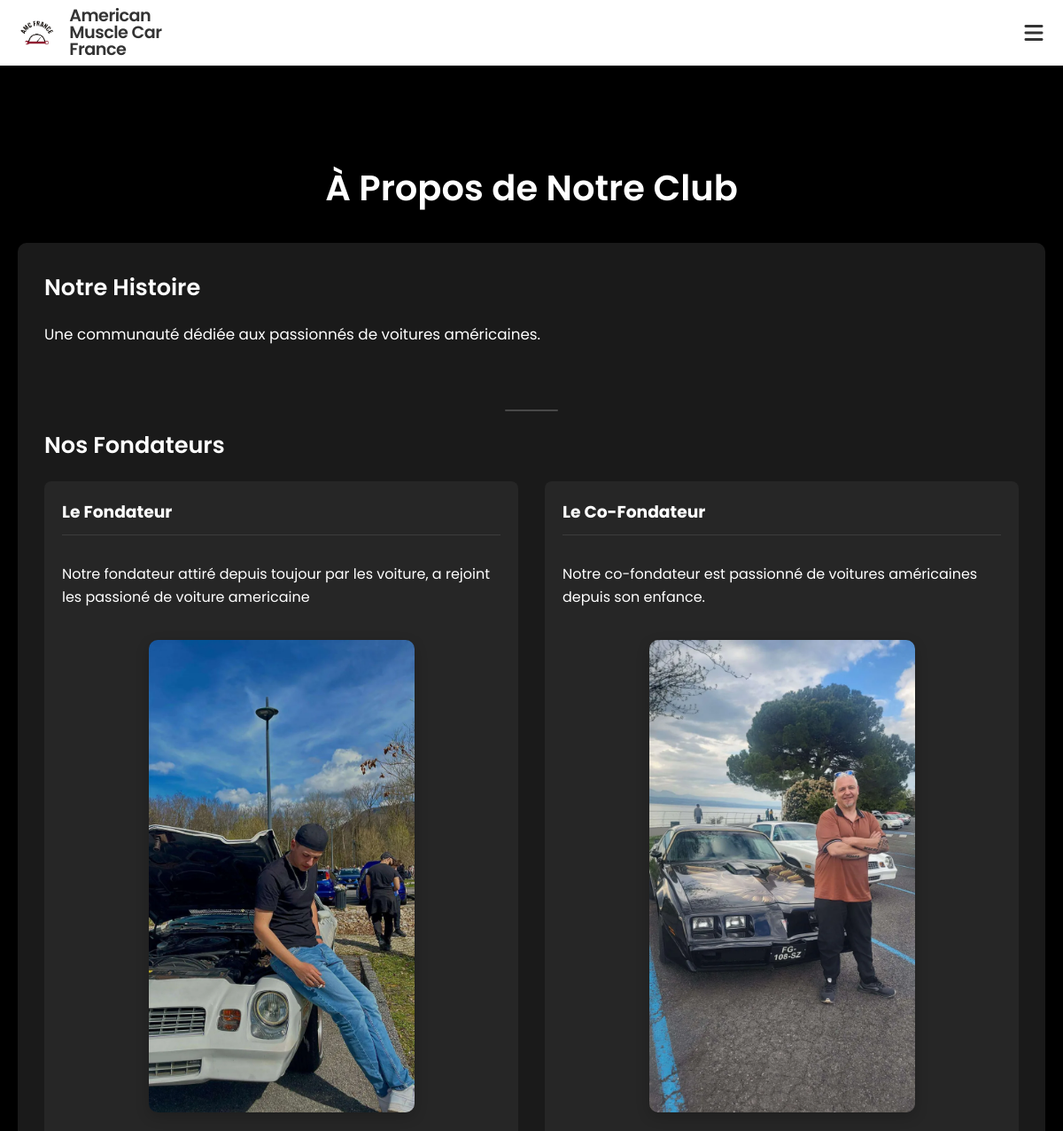
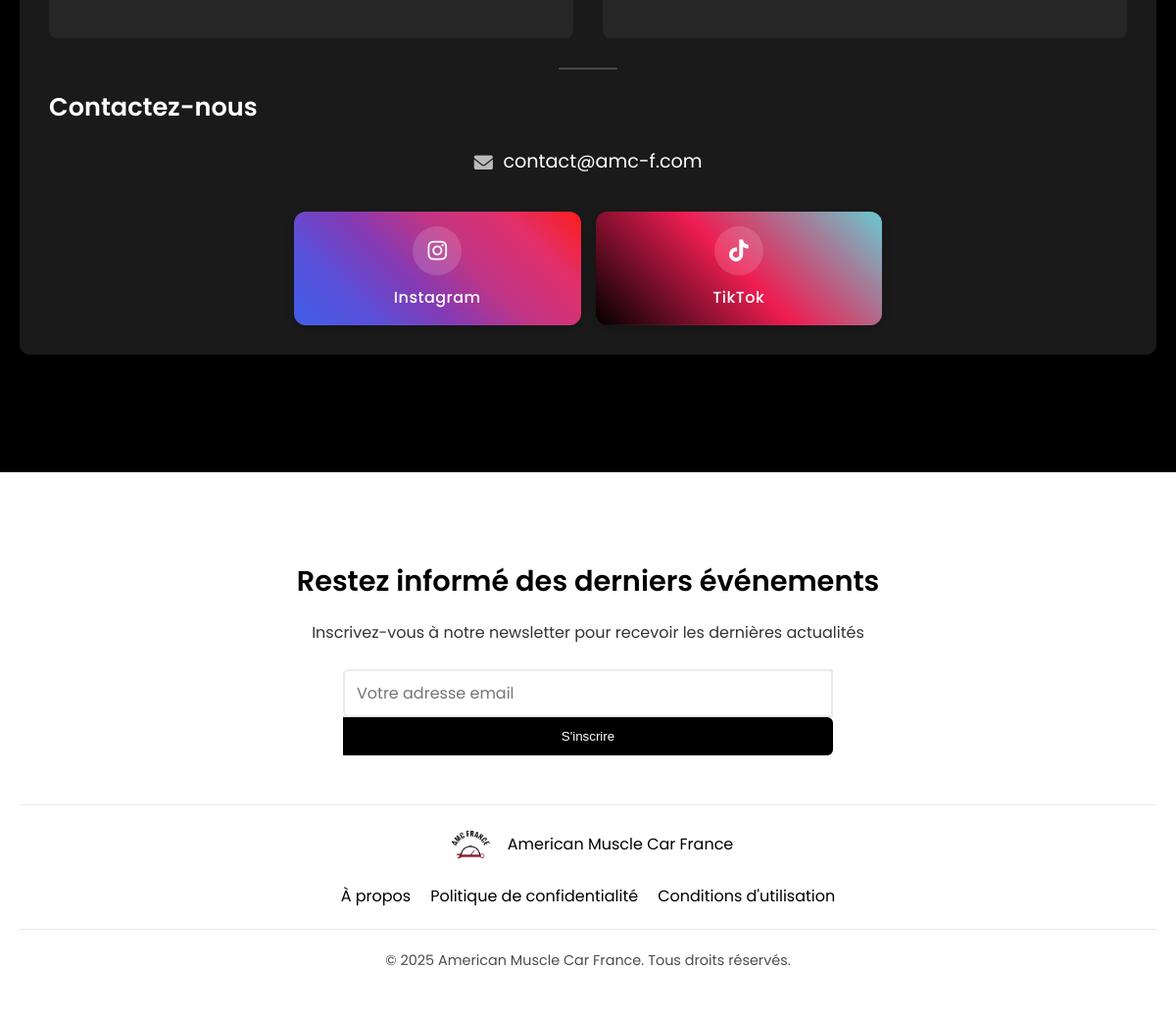
The page /about/ on the database its author committed (2 pictures, top to bottom).
### core/models.py (models this page shows, shortened)
class ClubInfo(models.Model):
    name = models.CharField(max_length=100, default="Club de Voitures Américaines", verbose_name="Nom")
    description = models.TextField(verbose_name="Description")
    founder_info = models.TextField(blank=True, null=True, verbose_name="Informations sur le fondateur")
    cofounder_info = models.TextField(blank=True, null=True, verbose_name="Informations sur le co-fondateur")
    email = models.EmailField(blank=True, null=True, verbose_name="Email")
    phone = models.CharField(max_length=20, blank=True, null=True, verbose_name="Téléphone")
    instagram = models.CharField(max_length=100, blank=True, null=True)
    facebook = models.CharField(max_length=100, blank=True, null=True)
    twitter = models.CharField(max_length=100, blank=True, null=True)
    class Meta:
        verbose_name = "Information du Club"
        verbose_name_plural = "Informations du Club"

### core/views.py (the view)
# urls.py: path('about/', views.about, name='about'),
def about(request):
    club_info = ClubInfo.objects.first()
    context = {
        'club_info': club_info,
    }
    return render(request, 'core/about.html', context)

### core/context_processors.py (called while the page is built)
def club_info(request):
    try:
        info = ClubInfo.objects.first()
    except:
        info = None
    return {'global_club_info': info}

### templates/core/about.html (shortened to what this page needs)
{% extends 'base/base.html' %}
{% block content %}
<main style="grid-template-columns: 1fr; grid-template-areas: 'title' 'content'; padding: 0 20px;">
    <h1>À Propos de Notre Club</h1>
    <div class="about-content" style="grid-area: content; background-color: rgba(255, 255, 255, 0.1); border-radius: 10px; padding: 30px; margin-bottom: 40px;">
        {% if club_info %}
            <div class="about-section">
                <h2>Notre Histoire</h2>
                <p>{{ club_info.description }}</p>
            </div>
            <div class="founders-section">
                <h2>Nos Fondateurs</h2>
                <div class="founders-grid">
                    <div class="founder-card">
                        <h3>Le Fondateur</h3>
                        <p>{{ club_info.founder_info }}</p>
                        <img src="/static/img/Jerem.png" alt="Fondateur" class="founder-image">
                    </div>
                    <div class="founder-card">
                        <h3>Le Co-Fondateur</h3>
                        <p>{{ club_info.cofounder_info }}</p>
                        <img src="/static/img/Eric.png" alt="Co-Fondateur" class="founder-image">
                    </div>
                </div>
            </div>
            <div class="contact-section">
                <h2>Contactez-nous</h2>
                <div class="contact-container" style="display: flex; flex-direction: column; align-items: center; text-align: center; margin-top: 20px;">
                    {% if club_info.email %}
                        <div class="contact-item" style="margin-bottom: 25px; font-size: 1.2rem; display: flex; align-items: center; justify-content: center;">
                            <i class="fas fa-envelope" style="margin-right: 10px; color: rgba(255, 255, 255, 0.7);"></i>
                            {{ club_info.email }}
                        </div>
                    {% endif %}
                    <div class="social-links-container" style="width: 100%; max-width: 600px; margin: 0 auto;">
                        <div class="social-media-grid" style="display: grid; grid-template-columns: repeat(auto-fit, minmax(130px, 1fr)); gap: 15px; justify-content: center; margin-top: 10px;">
                            {% if club_info.instagram %}
                                <a href="{{ club_info.instagram|safe }}"
                                   class="social-btn instagram"
                                   target="_blank"
                                   rel="noopener noreferrer"
                                   aria-label="Instagram"
                                   onclick="openSocialMedia('{{ club_info.instagram|safe }}', 'instagram')">
                                    <div class="social-icon-wrapper">
                                        <i class="fab fa-instagram"></i>
                                    </div>
                                    <span class="social-name">Instagram</span>
                                </a>
                            {% endif %}
                            {% if club_info.tiktok or True %}
                                <a href="{{ club_info.tiktok|default:'https://www.tiktok.com/@amc.france'|safe }}"
                                   class="social-btn tiktok"
                                   target="_blank"
                                   rel="noopener noreferrer"
                                   aria-label="TikTok"
                                   onclick="openSocialMedia('{{ club_info.tiktok|default:'https://www.tiktok.com/@amc.france'|safe }}', 'tiktok')">
                                    <div class="social-icon-wrapper">
                                        <i class="fab fa-tiktok"></i>
                                    </div>
                                    <span class="social-name">TikTok</span>
                                </a>
                            {% endif %}
                        </div>
                    </div>
                </div>
            </div>
        {% else %}
            <p>Les informations sur le club ne sont pas encore disponibles.</p>
        {% endif %}
    </div>
</main>
{% endblock %}

### templates/base/base.html (shortened to what this page needs)
<!DOCTYPE html>
<html lang="fr">
<head>
    <link href="https://cdnjs.cloudflare.com/ajax/libs/font-awesome/6.0.0/css/all.min.css" rel="stylesheet">
    <link href="/static/css/style.css" rel="stylesheet">
</head>
<body>
    <nav>
        <div class="nav-left">
            <img src="/static/img/logo.png" alt="logo">
            <span class="nav-title">{% if global_club_info %}{{ global_club_info.name }}{% else %}Club de Voitures Américaines{% endif %}</span>
        </div>
        <div class="nav-right">
            <button id="mobile-menu-toggle" aria-label="Toggle menu">
                <i class="fas fa-bars"></i>
            </button>
        </div>
    </nav>
    {% block content %}{% endblock %}
    <footer>
        <div class="footer-container">
            <div class="newsletter">
                <h3>Restez informé des derniers événements</h3>
                <p>Inscrivez-vous à notre newsletter pour recevoir les dernières actualités</p>
                <form class="newsletter-form" method="post" action="{% url 'newsletter_signup' %}">
                    <input type="email" name="email" placeholder="Votre adresse email" required>
                    <button type="submit">S'inscrire</button>
                </form>
            </div>
            <div class="footer-info">
                <div class="footer-logo">
                    <img src="/static/img/logo.png" alt="logo" class="footer-logo-img">
                    <span>{% if global_club_info %}{{ global_club_info.name }}{% else %}Club de Voitures Américaines{% endif %}</span>
                </div>
                <div class="footer-links">
                    <a href="{% url 'about' %}">À propos</a>
                    <a href="#">Politique de confidentialité</a>
                    <a href="#">Conditions d'utilisation</a>
                </div>
            </div>
            <div class="copyright">
                <p>&copy; {% now "Y" %} {% if global_club_info %}{{ global_club_info.name }}{% else %}Club de Voitures Américaines{% endif %}. Tous droits réservés.</p>
            </div>
        </div>
    </footer>
</body>
</html>

### static/css/style.css (style rules this page uses)
:root { --main-dark: #0e0f10; --secondary-dark: #1a1c1e; --accent: #ff3838; --text-light: #f8f9fa; --text-secondary: #adb5bd; --event-date-bg: #ff3838; }
html, body { height: 100%; }
html { font-size: 16px; }
body { margin: 0; padding: 0; background-color: black; color: white; font-family: 'Poppins', sans-serif; display: flex; flex-direction: column; min-height: 100vh; line-height: 1.6; }
nav { display: flex; justify-content: space-between; align-items: center; padding: 15px 30px; background-color: white; box-shadow: 0 2px 10px rgba(0, 0, 0, 0.1); position: sticky; top: 0; z-index: 100; }
.nav-left { display: flex; align-items: center; gap: 15px; }
.nav-left img { height: 75px; width: auto; object-fit: contain; display: block; }
.nav-title { font-weight: 600; font-size: 1.4em; color: #333; letter-spacing: -0.5px; display: flex; align-items: center; line-height: 1; }
.nav-right { display: flex; }
main { min-height: auto; max-width: 1300px; margin: 80px auto; padding: 0 20px; flex: 1; }
main > h1 { grid-area: title; text-align: center; margin-bottom: 30px; font-size: 2.5rem; font-weight: 600; }
main h2 { margin: 0; font-size: 1.3rem; font-weight: 500; margin-bottom: 10px; transition: color 0.3s ease; }
main h2:first-of-type { font-weight: 600; font-size: 1.6rem; margin-bottom: 15px; position: relative; transition: color 0.3s ease; }
main h2:first-of-type::after { content: ''; position: absolute; bottom: -5px; left: 0; width: 0; height: 2px; background-color: #ffffff; transition: width 0.3s ease; }
footer { background-color: white; color: black; padding: 60px 0 30px; width: 100%; margin-top: auto; position: relative; z-index: 5; }
.footer-container { max-width: 1300px; margin: 0 auto; padding: 0 20px; }
.newsletter { text-align: center; max-width: 600px; margin: 0 auto 50px; }
.newsletter h3 { font-size: 1.8rem; font-weight: 600; margin-bottom: 15px; }
.newsletter p { font-size: 1rem; margin-bottom: 25px; opacity: 0.8; }
.newsletter-form { display: flex; flex-direction: column; max-width: 500px; margin: 0 auto; }
.newsletter-form input { flex: 1; padding: 12px 15px; border: 2px solid #eaeaea; border-radius: 6px 0 0 6px; font-size: 1rem; font-family: inherit; transition: border-color 0.3s ease; }
.newsletter-form button { background-color: black; color: white; border: none; padding: 12px 25px; border-radius: 0 6px 6px 0; font-weight: 500; cursor: pointer; transition: background-color 0.3s ease; }
.footer-info { display: flex; justify-content: space-between; align-items: center; flex-wrap: wrap; padding: 20px 0; border-top: 1px solid #eaeaea; border-bottom: 1px solid #eaeaea; margin-bottom: 20px; }
.footer-logo { display: flex; align-items: center; gap: 10px; }
.footer-logo-img { height: 40px; width: auto; }
.footer-links { display: flex; flex-direction: row; align-items: center; gap: 20px; }
.footer-links a { color: black; text-decoration: none; transition: color 0.3s ease; }
.copyright { text-align: center; font-size: 0.9rem; opacity: 0.7; }
@media (max-width: 1400px) { main { grid-template-columns: 1fr; grid-template-areas: "title" "card1" "card2" "card3" "card4" "card5" "card6"; } }
@media (max-width: 1400px) { .footer-info { flex-direction: column; gap: 20px; } }
input, select, textarea { font-size: 16px !important; padding: 10px 12px !important; }

### templates/base/base.html (style rules this page uses)
body.page-transition { animation: fadeIn 0.5s ease-in-out; }
nav { display: flex; justify-content: space-between; align-items: center; padding: 15px 30px; background-color: white; box-shadow: 0 2px 10px rgba(0, 0, 0, 0.1); position: sticky; top: 0; z-index: 100; flex-wrap: nowrap; }
.nav-left { display: flex; align-items: center; gap: 15px; flex-shrink: 0; margin-right: 20px; }
.nav-right { display: flex; align-items: center; gap: 10px; flex-shrink: 0; }
#mobile-menu-toggle { display: flex; align-items: center; justify-content: center; background: none; border: none; color: #333; font-size: 1.5rem; cursor: pointer; margin-left: 10px; padding: 5px; transition: transform 0.3s ease; width: 36px; height: 36px; border-radius: 50%; }
@media (max-width: 1400px) { nav { flex-wrap: wrap; padding: 8px 15px; } }
@media (max-width: 1400px) { .nav-left { gap: 10px; } }
@media (max-width: 1400px) { .nav-left img { height: 38px; } }
@media (max-width: 1400px) { .nav-title { font-size: 1.2em; max-width: 160px; overflow: hidden; text-overflow: ellipsis; } }

### rows shown on the page
ClubInfo: name "American Muscle Car France", description "Une communauté dédiée aux passionnés de voitures américaines.", founder_info "Notre fondateur attiré depuis toujour par les voiture, a rejoint les passioné de voiture americaine", cofounder_info "Notre co-fondateur est passionné de voitures américaines depuis son enfance.", email "contact@amc-f.com"
